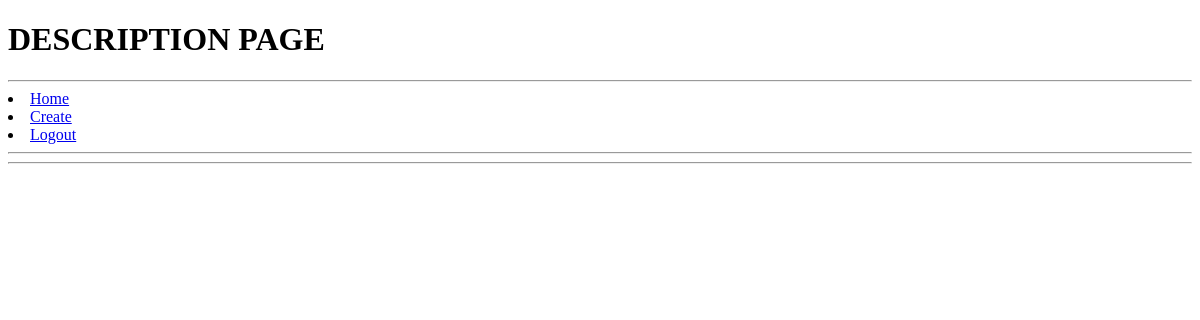
/post/23/ (signed in), run on an earlier commit of the app's database.
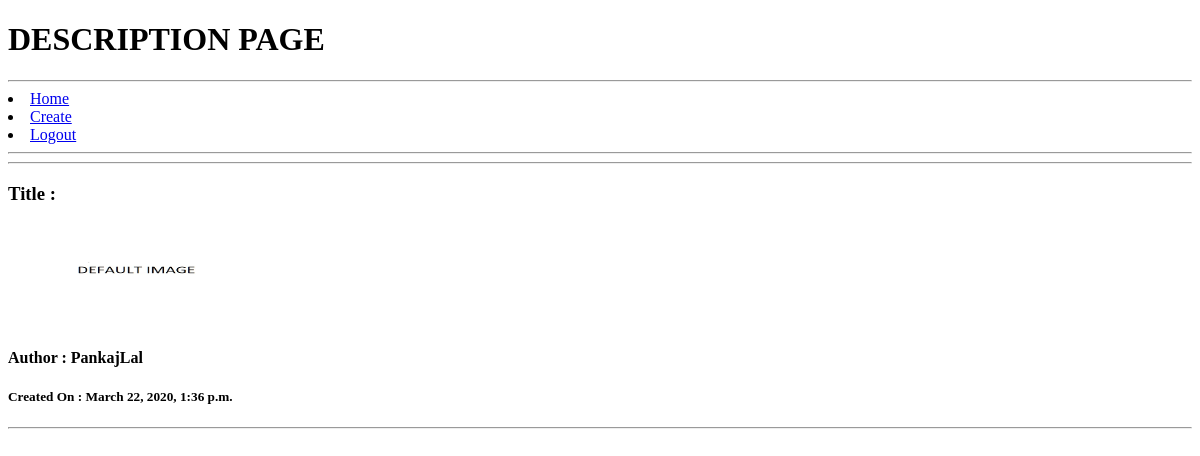
And on a later commit of the database.
### blog/models.py (models this page shows, shortened)
class Post(models.Model):
    author=models.ForeignKey(User,on_delete=models.CASCADE)
    title = models.CharField(max_length=200)
    updated_on = models.DateTimeField(auto_now= True)
    content = models.TextField()
    created_on = models.DateTimeField(auto_now_add=True)
    status = models.IntegerField(choices=STATUS, default=0)
    cover= models.ImageField(upload_to='pictures',default='pictures/DEF.jpg')
    class Meta:
        ordering = ['-created_on']

### blog/views.py (the view)
# urls.py: path('post/<str:pk>/',views.show,name='show'),
@login_required(login_url='login')
def show(request,pk):
    content=Post.objects.filter(id=pk)
    context={
        'content':content
    }
    return render(request,'show.html',context)

### blog/templates/show.html (shortened to what this page needs)
<!DOCTYPE html>
<html lang="en">
<head>
</head>
<body>
    <h1>DESCRIPTION PAGE</h1>
    <hr>
    <li><a href="{% url 'index' %}">Home</a></li>
    <li><a href="{% url 'create' %}">Create</a></li>
    <li><a href="{% url 'logout' %}">Logout</a></li>
    <hr>
    <hr>
        {% for i in content %}
        <h3>Title : {{i.title}}</h3>
        <img src="{{i.cover.url}}" alt="Image" height="100px" width="300px">
        <h4>Author : {{i.author}}</h4>
        <h5>Created On : {{i.created_on}}</h5>
        <hr>
        {% endfor %}
</body>
</html>

What changed in the data, as far as the page shows it:
added Post: cover (picture), author "PankajLal", created_on "March 22, 2020, 1:36 p.m."
